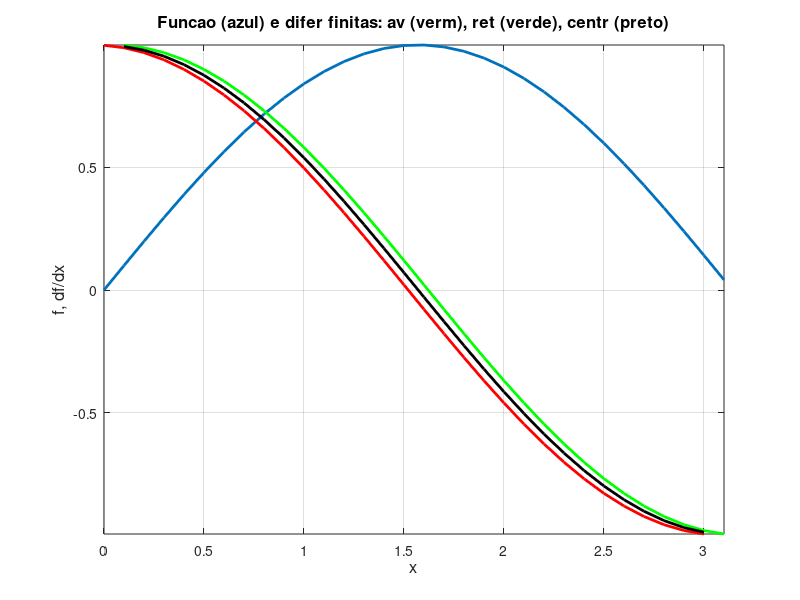
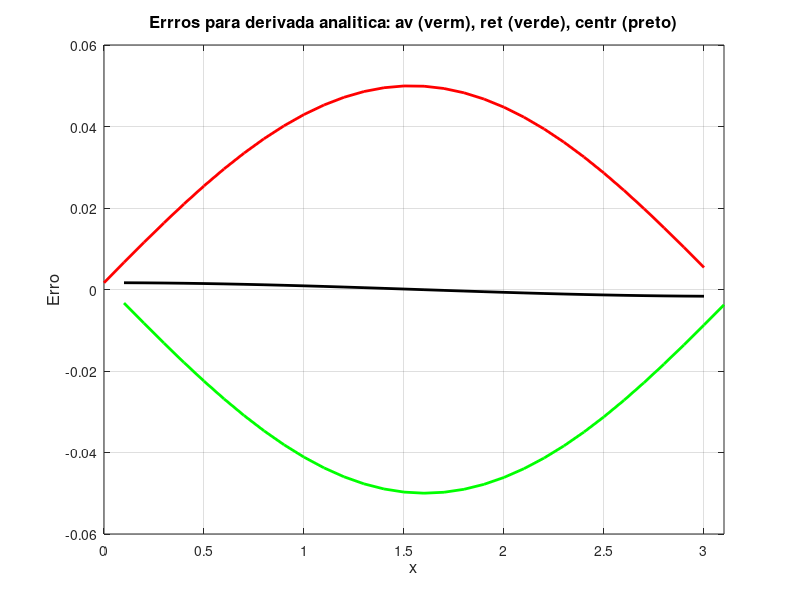
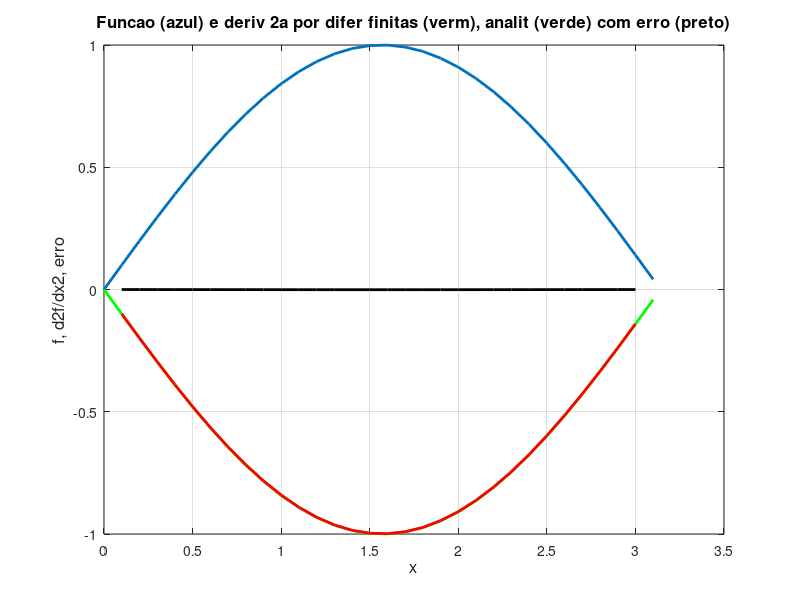

Reproduce these figures in MATLAB, in order.
% Programa para calculo de derivadas por diferencas finitas
clear all; close all; clc

dx=0.1;
x=0:dx:pi;
f=sin(x);
deranalit=cos(x);deranalit=deranalit';
deranalit2=-sin(x);deranalit2=deranalit2';

jmax=size(x,2);
dfava=zeros(jmax,1);
dfret=zeros(jmax,1);
dfcen=zeros(jmax,1);
dfseg=zeros(jmax,1);

dfava(1:jmax-1)=(f(2:jmax) -   f(1:jmax-1)) / dx;
dfret(2:jmax)  =(f(2:jmax) -   f(1:jmax-1)) / dx;
dfcen(2:jmax-1)=(f(3:jmax) -   f(1:jmax-2)) / (2*dx);
dfseg(2:jmax-1)=(f(3:jmax) - 2*f(2:jmax-1) + f(1:jmax-2)) / (dx^2);

figure(1)
plot(x,f,'LineWidth',2)
grid on
hold
plot(x(1:jmax-1), dfava(1:jmax-1),'r','LineWidth',2)
plot(x(2:jmax),   dfret(2:jmax),  'g','LineWidth',2)
plot(x(2:jmax-1), dfcen(2:jmax-1),'k','LineWidth',2)
axis([x(1) x(jmax) -inf inf])
title('Funcao (azul) e difer finitas: av (verm), ret (verde), centr (preto)','fontsize',12)
ylabel('f, df/dx','fontsize',12)
xlabel('x','fontsize',12)

difer1  = zeros(jmax,1);
difer2  = zeros(jmax,1);
difer3  = zeros(jmax,1);
difer2a = zeros(jmax,1);

difer1(1:jmax-1)  = deranalit(1:jmax-1)  - dfava(1:jmax-1);
difer2(2:jmax)    = deranalit(2:jmax)    - dfret(2:jmax);
difer3(2:jmax-1)  = deranalit(2:jmax-1)  - dfcen(2:jmax-1);
difer2a(2:jmax-1) = deranalit2(2:jmax-1) - dfseg(2:jmax-1);

figure(2)
plot(x(1:jmax-1),difer1(1:jmax-1),'r','LineWidth',2)
grid on
hold
plot(x(2:jmax),difer2(2:jmax),'g','LineWidth',2)
plot(x(2:jmax-1),difer3(2:jmax-1),'k','LineWidth',2)
axis([x(1) x(jmax) -0.06 0.06])
title('Errros para derivada analitica: av (verm), ret (verde), centr (preto)','fontsize',12)
ylabel('Erro','fontsize',12)
xlabel('x','fontsize',12)

estat=['media,mediana, dp, min e max dos erros das diferencas finitas avan, retard e centrada']
estat_avanc=[mean(difer1) median(difer1) std(difer1) min(difer1) max(difer1)]
estat_retar=[mean(difer2) median(difer2) std(difer2) min(difer2) max(difer2)]
estat_centr=[mean(difer3) median(difer3) std(difer3) min(difer3) max(difer3)]

figure(3)
plot(x,f,'LineWidth',2)
grid on
hold
plot(x,deranalit2,'g','LineWidth',2)
plot(x(2:jmax-1),dfseg(2:jmax-1),'r','LineWidth',2)
plot(x(2:jmax-1),difer2a(2:jmax-1),'k','LineWidth',2)
title('Funcao (azul) e deriv 2a por difer finitas (verm), analit (verde) com erro (preto)',...
    'fontsize',12)
ylabel('f, d2f/dx2, erro','fontsize',12)
xlabel('x','fontsize',12)

estat=['media,mediana, dp, min e max dos erros das diferencas finitas na derivada segunda']
estat_2der=[mean(difer2a) median(difer2a) std(difer2a) min(difer2a) max(difer2a)]
